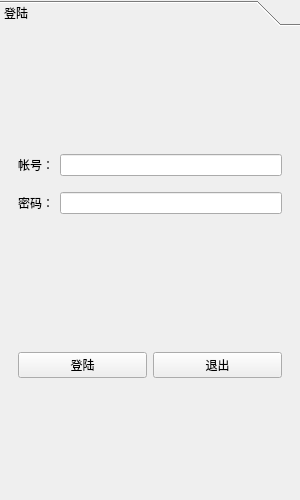
<?xml version="1.0" encoding="UTF-8"?>
<ui version="4.0">
 <class>log</class>
 <widget class="QWidget" name="log">
  <property name="geometry">
   <rect>
    <x>0</x>
    <y>0</y>
    <width>300</width>
    <height>500</height>
   </rect>
  </property>
  <property name="windowTitle">
   <string>Form</string>
  </property>
  <layout class="QVBoxLayout" name="verticalLayout">
   <property name="leftMargin">
    <number>0</number>
   </property>
   <property name="topMargin">
    <number>0</number>
   </property>
   <property name="rightMargin">
    <number>0</number>
   </property>
   <property name="bottomMargin">
    <number>0</number>
   </property>
   <item>
    <widget class="QToolBox" name="toolBox">
     <property name="maximumSize">
      <size>
       <width>16777215</width>
       <height>16777215</height>
      </size>
     </property>
     <property name="currentIndex">
      <number>0</number>
     </property>
     <widget class="QWidget" name="page">
      <property name="geometry">
       <rect>
        <x>0</x>
        <y>0</y>
        <width>300</width>
        <height>465</height>
       </rect>
      </property>
      <attribute name="label">
       <string>登陆</string>
      </attribute>
      <layout class="QVBoxLayout" name="verticalLayout_2">
       <item>
        <widget class="QWidget" name="widget" native="true">
         <property name="sizePolicy">
          <sizepolicy hsizetype="Preferred" vsizetype="Preferred">
           <horstretch>0</horstretch>
           <verstretch>7</verstretch>
          </sizepolicy>
         </property>
         <property name="maximumSize">
          <size>
           <width>16777215</width>
           <height>100</height>
          </size>
         </property>
         <layout class="QGridLayout" name="gridLayout">
          <item row="0" column="0">
           <widget class="QLabel" name="label_2">
            <property name="text">
             <string>帐号：</string>
            </property>
           </widget>
          </item>
          <item row="0" column="1">
           <widget class="QLineEdit" name="uid_input"/>
          </item>
          <item row="1" column="0">
           <widget class="QLabel" name="label">
            <property name="text">
             <string>密码：</string>
            </property>
           </widget>
          </item>
          <item row="1" column="1">
           <widget class="QLineEdit" name="passwd_input">
            <property name="inputMethodHints">
             <set>Qt::InputMethodHint::ImhNone</set>
            </property>
            <property name="echoMode">
             <enum>QLineEdit::EchoMode::Password</enum>
            </property>
            <property name="clearButtonEnabled">
             <bool>true</bool>
            </property>
           </widget>
          </item>
         </layout>
        </widget>
       </item>
       <item>
        <widget class="QWidget" name="widget_2" native="true">
         <property name="maximumSize">
          <size>
           <width>16777215</width>
           <height>60</height>
          </size>
         </property>
         <layout class="QHBoxLayout" name="horizontalLayout">
          <item>
           <widget class="QPushButton" name="yes">
            <property name="text">
             <string>登陆</string>
            </property>
           </widget>
          </item>
          <item>
           <widget class="QPushButton" name="quit">
            <property name="text">
             <string>退出</string>
            </property>
           </widget>
          </item>
         </layout>
        </widget>
       </item>
      </layout>
     </widget>
    </widget>
   </item>
  </layout>
 </widget>
 <resources/>
 <connections/>
</ui>
